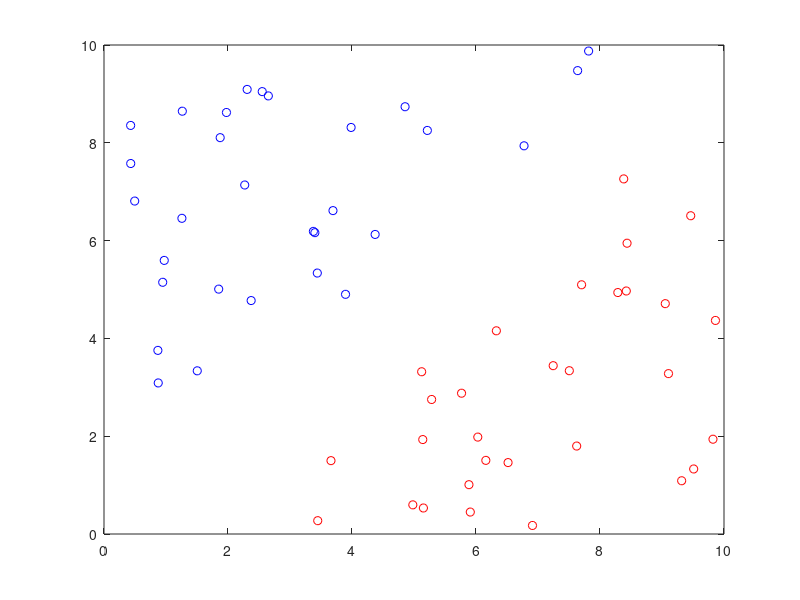

Here is the MATLAB script that generated this plot:
close all; clear; clc;

%% data
A=[ 0.4952    6.8088
    2.6505    8.9590
    3.4403    5.3366
    3.4010    6.1624
    5.2153    8.2529
    7.6393    9.4764
    1.5041    3.3370
    3.9855    8.3138
    1.8500    5.0079
    1.2631    8.6463
    3.8957    4.9014
    1.9751    8.6199
    1.2565    6.4558
    4.3732    6.1261
    0.4297    8.3551
    3.6931    6.6134
    7.8164    9.8767
    4.8561    8.7376
    6.7750    7.9386
    2.3734    4.7740
    0.8746    3.0892
    2.3088    9.0919
    2.5520    9.0469
    3.3773    6.1886
    0.8690    3.7550
    1.8738    8.1053
    0.9469    5.1476
    0.9718    5.5951
    0.4309    7.5763
    2.2699    7.1371];

B=[7.2450    3.4422
    7.7030    5.0965
    5.7670    2.8791
    3.6610    1.5002
    9.4633    6.5084
    9.8221    1.9383
    8.2874    4.9380
    5.9078    0.4489
    4.9810    0.5962
    5.1516    0.5319
    8.4363    5.9467
    8.4240    4.9696
    7.6240    1.7988
    3.4473    0.2725
    9.0528    4.7106
    9.1046    3.2798
    6.9110    0.1745
    5.1235    3.3181
    7.5051    3.3392
    6.3283    4.1555
    6.1585    1.5058
    8.3827    7.2617
    5.2841    2.7510
    5.1412    1.9314
    6.0290    1.9818
    5.8863    1.0087
    9.5110    1.3298
    9.3170    1.0890
    6.5170    1.4606
    9.8621    4.3674  ];

% numero di punti
nA = size(A, 1);
nB = size(B, 1);

% Training set
T = [A ; B]; 

%% Linear SVM - primal model

% Definizione del problema di ottimizzazione
C = [ 1 0 0 ; 
      0 1 0 ; 
      0 0 0 ];
  
D = [-A -ones(nA, 1); 
      B  ones(nB, 1) ] ;
  
d = -ones(nA+nB, 1) ;

% Soluzione del problema 
sol = quadprog(C, zeros(3,1),D,d);

w = sol(1:2) 
b = sol(3) 

% Plot della soluzione
xx = 0:0.1:10 ;
uu = (-w(1)/w(2)).*xx - b/w(2);
vv = (-w(1)/w(2)).*xx + (1-b)/w(2);
vvv = (-w(1)/w(2)).*xx + (-1-b)/w(2);
plot(A(:,1),A(:,2),'bo',B(:,1),B(:,2),'ro',xx,uu,'k-',xx,vv,'b-',xx,vvv,'r-','Linewidth',1.5)
axis([0 10 0 10])

